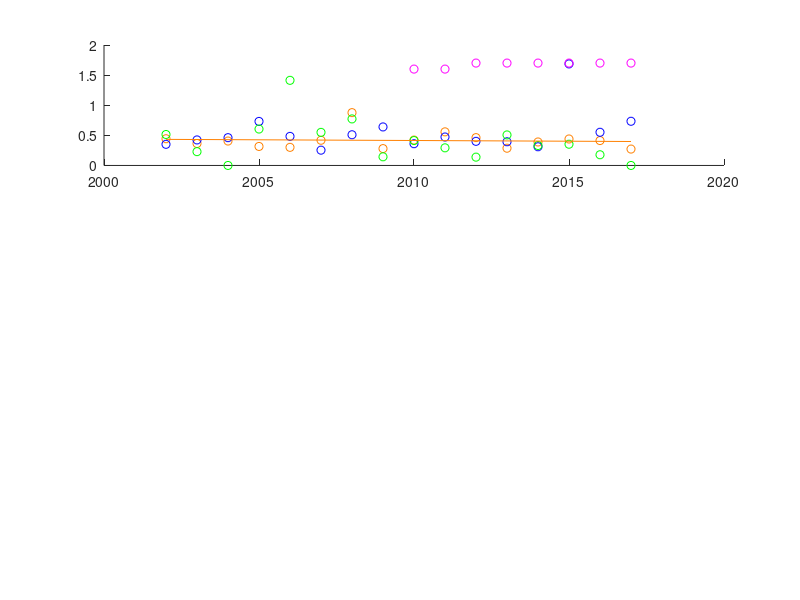

This chart was generated by the following MATLAB code: (Note: this script raises an error after producing the figure.)
% Author: J. Jake Nichol
% Email: jjaken@unm.edu
%
% Naming Key:
%   B - Bachelors
%   M - Masters
%   D - Doctorate (PhD)
%   NA - Nonresident Alien
%   AIAN - American Indian or Alaska Native
%   A - Asian
%   BAA - Black or African-American
%   NH - Native Hawaiian/Pacific Islander
%   W - White
%   MR - Multiracial, not Hispanic
%   O - Other/Not Listed

Year = 2002:2017;
YearString = {'2001-02','2002-03','2003-04','2004-05','2005-06','2006-07','2007-08',...
    '2008-09','2009-10','2010-11','2011-12','2012-13','2013-14','2014-15',...
    '2015-16','2016-17'};

BNATotal = [921;1218;1309;1082;794;496;423;377;584;524;619;698;884;1053;1493;2205];
BAIANTotal = [44;41;47;31;25;30;56;16;27;39;39;22;35;48;53;42];
BATotal = [2346;3053;2977;2279;1587;1115;998;878;1034;1115;1477;1545;2079;2734;3625;4564];
BBAATotal = [368;399;399;358;358;261;273;207;236;274;407;322;315;425;440;547];
BNHTotal = [0;0;0;0;0;0;54;38;20;22;18;22;21;42;26;45]; % No data before 2009 - combined with asian
BWTotal = [6261;6934;7027;6482;5805;5158;4483;4198;4650;5026;5793;5131;5687;6589;7202;8402];
BMRTotal = [0;0;0;0;0;0;108;24;65;104;130;141;168;248;409;511]; % Is "other/notlisted" before 2008
BHTotal = [390;456;500;479;421;412;414;355;373;409;575;499;672;835;1069;1322];
BOTotal = [506;362;642;189;118;191;0;0;0;0;0;0;0;0;0;0;];
BTotalREKnown = [10836;12463;12901;10900;9108;7663;6809;6093;6989;7513;9058;8380;9861;11974;14317;17638];
BGrandTotal = [16907;16633;17876;15137;12929;10284;9217;8100;9008;9286;11049;10776;12228;15256;18954;22343];
BAIANPercent = BAIANTotal./(BTotalREKnown-BNATotal)*100;
BAPercent = BATotal./(BTotalREKnown-BNATotal)*100;
BBAAPercent = BBAATotal./(BTotalREKnown-BNATotal)*100;
BNHPercent = BNHTotal./(BTotalREKnown-BNATotal)*100;
BWPercent = BWTotal./(BTotalREKnown-BNATotal)*100;
BMRPercent = BMRTotal./(BTotalREKnown-BNATotal)*100;
BHPercent = BHTotal./(BTotalREKnown-BNATotal)*100;
BOPercent = BOTotal./(BTotalREKnown-BNATotal)*100;

MNATotal = [3218;4096;3974;3790;2979;3470;3469;3858;3585;3332;4123;4245;4742;6076;7883;8813];
MAIANTotal = [9;13;17;27;16;8;14;15;9;12;10;9;7;48;14;23];
MATotal = [909;1072;1266;1094;942;918;665;550;646;753;484;556;500;958;731;921];
MBAATotal = [65;95;113;151;124;132;110;96;78;96;123;65;86;110;78;111];
MNHTotal = [0;0;0;0;0;0;14;24;14;19;9;4;1;3;8;3];
MWTotal = [1420;1678;1954;2112;2052;1851;1783;1561;1620;1533;1725;1521;1507;1534;1536;1842];
MMRTotal = [0;0;0;0;0;0;32;2;15;8;22;54;31;53;48;62];
MHTotal = [68;86;87;152;106;109;129;97;110;119;123;78;123;141;126;173];
MOTotal = [93;123;248;156;74;132;0;0;0;0;0;0;0;0;0;0;];
MTotalREKnown = [5782;7163;7659;7482;6293;6620;6216;6203;6077;5872;6619;6532;6997;8923;10424;11948];
MGrandTotal = [7031;8148;8735;8466;7117;7561;7383;6891;6851;6611;7462;7205;7488;9933;11239;13037];
MAIANPercent = MAIANTotal./(MTotalREKnown-MNATotal)*100;
MAPercent = MATotal./(MTotalREKnown-MNATotal)*100;
MBAAPercent = MBAATotal./(MTotalREKnown-MNATotal)*100;
MNHPercent = MNHTotal./(MTotalREKnown-MNATotal)*100;
MWPercent = MWTotal./(MTotalREKnown-MNATotal)*100;
MMRPercent = MMRTotal./(MTotalREKnown-MNATotal)*100;
MHPercent = MHTotal./(MTotalREKnown-MNATotal)*100;
MOPercent = MOTotal./(MTotalREKnown-MNATotal)*100;

DNATotal = [316;314;362;531;720;826;807;650;613;634;763;840;910;875;964;891];
DAIANTotal = [2;1;0;3;8;4;5;1;3;2;1;3;2;2;1;0];
DATotal = [81;105;100;112;165;207;178;181;169;171;168;136;123;92;116;130];
DBAATotal = [9;10;12;9;18;19;22;17;17;16;27;22;17;15;17;10];
DNHTotal = [0;0;0;0;0;0;0;9;7;4;5;3;3;6;5;1];
DWTotal = [275;281;290;330;351;430;419;462;503;465;496;406;441;416;407;371];
DMRTotal = [0;0;0;0;0;0;2;6;5;3;5;2;5;11;2;4];
DHTotal = [11;16;10;23;10;20;21;19;22;22;22;20;13;25;15;24];
DOTotal = [11;23;15;19;14;48;0;0;0;0;0;0;0;0;0;0;];
DTotalREKnown = [705;750;789;1027;1286;1554;1454;1345;1339;1317;1487;1432;1514;1442;1527;1431];
DGrandTotal = [766;811;923;1071;1312;1599;1597;1473;1481;1456;1606;1653;1651;1547;1659;1592];
DAIANPercent = DAIANTotal./(DTotalREKnown-DNATotal)*100;
DAPercent = DATotal./(DTotalREKnown-DNATotal)*100;
DBAAPercent = DBAATotal./(DTotalREKnown-DNATotal)*100;
DNHPercent = DNHTotal./(DTotalREKnown-DNATotal)*100;
DWPercent = DWTotal./(DTotalREKnown-DNATotal)*100;
DMRPercent = DMRTotal./(DTotalREKnown-DNATotal)*100;
DHPercent = DHTotal./(DTotalREKnown-DNATotal)*100;
DOPercent = DOTotal./(DTotalREKnown-DNATotal)*100;


f1 = figure(1);
% American Indian/Alaskan Native
subplot(3,1,1)
AIANYear = 2010:2017;
AIANPopulation = [1.6,1.6,1.7,1.7,1.7,1.7,1.7,1.7];
scatter(Year,BAIANPercent,'MarkerEdgeColor',[1 0.5 0])
hold on
scatter(Year,MAIANPercent,'b')
hold on
scatter(Year,DAIANPercent,'g')
hold on
scatter(AIANYear,AIANPopulation,'m')
hold on
BAIANFit = polyfit(Year,BAIANPercent',1);
p = polyval(BAIANFit,Year);
plot(Year,p,'Color',[1 0.5 0])
text(2017.5,p(end),'BS Rate = ' + string(round(BAIANFit(1),3)*10) + '%/10 years')
hold on
MAIANFit = polyfit(Year,MAIANPercent',1);
p = polyval(MAIANFit,Year);
plot(Year,p,'b')
text(2017.5,p(end),'MS Rate = ' + string(round(MAIANFit(1),3)*10) + '%/10 years')
hold on
DAIANFit = polyfit(Year,DAIANPercent',1);
p = polyval(DAIANFit,Year);
plot(Year,p,'g')
text(2017.5,p(end),'PhD Rate = ' + string(round(DAIANFit(1),3)*10) + '%/10 years')
hold on
AIANPopFit = polyfit(AIANYear,AIANPopulation,1);
plot(Year,polyval(AIANPopFit,Year),'m')
text(2014,1.5,'Pop Rate = ' + string(round(AIANPopFit(1),3)*10) + '%/10 years')
title('All Degrees Awarded to American Indians/Alaskan Natives')
xlabel('Year')
ylabel('%')
set(gca,'xtick',Year,'XtickLabel',YearString)
xtickangle(45)
% ylim([0 20])
% ylim([0 2.5])
legend('Bachelors','Masters','Doctoral','U.S. Population','Location','northeastoutside')
hold off

subplot(3,1,2)
%Hispanic
HCYear = 2010:2017;
HCPopulation = [16.4,16.7,16.9,17.1,17.3,17.6,17.8,18.1];
HPYear = 2006:2015;
HPPopulation = [14.8,15,15.4,15.7,16.4,16.7,16.9,17.1,17.3,17.6];
HYear = 2006:2017;
HPopulation = [14.8,15,15.4,15.7,16.4,16.7,16.9,17.1,17.3,17.6,17.8,18.1];
scatter(Year,BHPercent,'MarkerEdgeColor',[1 0.5 0])
hold on
scatter(Year,MHPercent,'b')
hold on
scatter(Year,DHPercent,'g')
hold on
scatter(HCYear,HCPopulation,'om')
hold on
scatter(HPYear,HPPopulation,'^m')
hold on
BHFit = polyfit(Year,BHPercent',1);
plot(Year,polyval(BHFit,Year),'Color',[1 0.5 0])
text(2017.5,9.5,'BS Rate = ' + string(round(BHFit(1),3)*10) + '%/10 years')
hold on
MHFit = polyfit(Year,MHPercent',1);
plot(Year,polyval(MHFit,Year),'b')
text(2017.5,6.5,'MS Rate = ' + string(round(MHFit(1),3)*10) + '%/10 years')
hold on
DHFit = polyfit(Year,DHPercent',1);
plot(Year,polyval(DHFit,Year),'g')
text(2017.5,1.5,'PhD Rate = ' + string(round(DHFit(1),3)*10) + '%/10 years')
hold on
HCPopFit = polyfit(HCYear,HCPopulation,1);
plot(Year,polyval(HCPopFit,Year),'m')
text(2013,16.5,'Census Pop Rate = ' + string(round(HCPopFit(1),3)*10) + '%/10 years')
hold on
HPPopFit = polyfit(HPYear,HPPopulation,1);
plot(Year,polyval(HPPopFit,Year),'--m')
text(2012,19,'Pew Research Pop Rate = ' + string(round(HPPopFit(1),3)*10) + '%/10 years')
title('All Degrees Awarded to Hispanics')
xlabel('Year')
ylabel('%')
set(gca,'xtick',Year,'XtickLabel',YearString)
xtickangle(45)
legend('Bachelors','Masters','Doctoral','U.S. Pop-Census','U.S. Pop-Pew','Location','northeastoutside')
hold off

subplot(3,1,3)
% Native Hawaiian and Pacific Islander
NHYear = 2010:2017;
NHPopulation = [0.4,0.4,0.4,0.4,0.4,0.4,0.4,0.4];
scatter(Year(7:16),BNHPercent(7:16),'MarkerEdgeColor',[1 0.5 0])
hold on
scatter(Year(7:16),MNHPercent(7:16),'b')
hold on
scatter(Year(7:16),DNHPercent(7:16),'g')
hold on
scatter(NHYear,NHPopulation,'m')
hold on
BNHFit = polyfit(Year(7:16),BNHPercent(7:16)',1);
plot(Year(7:16),polyval(BNHFit,Year(7:16)),'Color',[1 0.5 0])
text(2017.5,0.2,'BS Rate = ' + string(round(BNHFit(1),3)*10) + '%/10 years')
hold on
MNHFit = polyfit(Year(7:16),MNHPercent(7:16)',1);
plot(Year(7:16),polyval(MNHFit,Year(7:16)),'b')
text(2017.5,0.3,'MS Rate = ' + string(round(MNHFit(1),3)*10) + '%/10 years')
hold on
DNHFit = polyfit(Year(7:16),DNHPercent(7:16)',1);
plot(Year(7:16),polyval(DNHFit,Year(7:16)),'g')
text(2017.5,0.8,'PhD Rate = ' + string(round(DNHFit(1),3)*10) + '%/10 years')
hold on
NHPopFit = polyfit(NHYear,NHPopulation,1);
plot(Year,polyval(NHPopFit,Year),'m')
text(2017.5,0.4,'Pop Rate = ' + string(round(NHPopFit(1),3)*10) + '%/10 years')
title('All Degrees Awarded to Native Hawaiians and Pacific Islanders (No data before 2007)')
xlabel('Year')
ylabel('%')
set(gca,'xtick',Year,'XtickLabel',YearString)
xtickangle(45)
legend('Bachelors','Masters','Doctoral','U.S. Population','Location','northeastoutside')
hold off

f2 = figure(2);
subplot(3,1,1)
% Black/African-American
BAAYear = 2010:2017;
BAAPopulation = [13.6,13.7,13.7,13.8,13.9,13.9,14.0,14.1];
scatter(Year,BBAAPercent,'MarkerEdgeColor',[1 0.5 0])
hold on
scatter(Year,MBAAPercent,'b')
hold on
scatter(Year,DBAAPercent,'g')
hold on
scatter(BAAYear,BAAPopulation,'m')
hold on
BBAAFit = polyfit(Year,BBAAPercent',1);
plot(Year,polyval(BBAAFit,Year),'Color',[1 0.5 0])
text(2017.5,5,'BS Rate = ' + string(round(BBAAFit(1),3)*10) + '%/10 years')
hold on
MBAAFit = polyfit(Year,MBAAPercent',1);
plot(Year,polyval(MBAAFit,Year),'b')
text(2017.5,4,'MS Rate = ' + string(round(MBAAFit(1),3)*10) + '%/10 years')
hold on
DBAAFit = polyfit(Year,DBAAPercent',1);
plot(Year,polyval(DBAAFit,Year),'g')
text(2017.5,3,'PhD Rate = ' + string(round(DBAAFit(1),3)*10) + '%/10 years')
hold on
BAAPopFit = polyfit(BAAYear,BAAPopulation,1);
plot(Year,polyval(BAAPopFit,Year),'m')
text(2014,13,'Pop Rate = ' + string(round(BAAPopFit(1),3)*10) + '%/10 years')
title('All Degrees Awarded to Blacks/African-Americans')
xlabel('Year')
ylabel('%')
set(gca,'xtick',Year,'XtickLabel',YearString)
xtickangle(45)
legend('Bachelors','Masters','Doctoral','U.S. Population','Location','northeastoutside')
hold off

subplot(3,1,2)
% Asian
AYear = 2010:2017;
APopulation = [5.6,5.7,5.8,6.0,6.2,6.4,6.5,6.6];
scatter(Year,BAPercent,'MarkerEdgeColor',[1 0.5 0])
hold on
scatter(Year,MAPercent,'b')
hold on
scatter(Year,DAPercent,'g')
hold on
scatter(AYear,APopulation,'m')
hold on
BAFit = polyfit(Year,BAPercent',1);
plot(Year,polyval(BAFit,Year),'Color',[1 0.5 0])
text(2017.5,23,'BS Rate = ' + string(round(BAFit(1),3)*10) + '%/10 years')
hold on
MAFit = polyfit(Year,MAPercent',1);
plot(Year,polyval(MAFit,Year),'b')
text(2017.5,25,'MS Rate = ' + string(round(MAFit(1),3)*10) + '%/10 years')
hold on
DAFit = polyfit(Year,DAPercent',1);
plot(Year,polyval(DAFit,Year),'g')
text(2017.5,20,'PhD Rate = ' + string(round(DAFit(1),3)*10) + '%/10 years')
hold on
APopFit = polyfit(AYear,APopulation,1);
plot(Year,polyval(APopFit,Year),'m')
text(2017.5,5,'Pop Rate = ' + string(round(APopFit(1),3)*10) + '%/10 years')
title('All Degrees Awarded to Asians')
xlabel('Year')
ylabel('%')
set(gca,'xtick',Year,'XtickLabel',YearString)
xtickangle(45)
legend('Bachelors','Masters','Doctoral','U.S. Population','Location','northeastoutside')
hold off

subplot(3,1,3)
% White
WYear = 2010:2017;
WPopulation = [76.4,76.4,76.3,76.2,75.9,75.8,75.4,75.1];
scatter(Year,BWPercent,'MarkerEdgeColor',[1 0.5 0])
hold on
scatter(Year,MWPercent,'b')
hold on
scatter(Year,DWPercent,'g')
hold on
scatter(WYear,WPopulation,'m')
hold on
BWFit = polyfit(Year,BWPercent',1);
plot(Year,polyval(BWFit,Year),'Color',[1 0.5 0])
text(2017.5,63,'BS Rate = ' + string(round(BWFit(1),3)*10) + '%/10 years')
hold on
MWFit = polyfit(Year,MWPercent',1);
plot(Year,polyval(MWFit,Year),'b')
text(2017.5,65,'MS Rate = ' + string(round(MWFit(1),3)*10) + '%/10 years')
hold on
DWFit = polyfit(Year,DWPercent',1);
plot(Year,polyval(DWFit,Year),'g')
text(2017.5,72,'PhD Rate = ' + string(round(DWFit(1),3)*10) + '%/10 years')
hold on
WPopFit = polyfit(WYear,WPopulation,1);
plot(Year,polyval(WPopFit,Year),'m')
text(2014,78,'Pop Rate = ' + string(round(WPopFit(1),3)*10) + '%/10 years')
title('All Degrees Awarded to Whites')
xlabel('Year')
ylabel('%')
set(gca,'xtick',Year,'XtickLabel',YearString)
xtickangle(45)
legend('Bachelors','Masters','Doctoral','U.S. Population','Location','northeastoutside')
hold off

f3 = figure(3);
plot(AIANYear, AIANPopulation, '-o')
hold on
plot(HYear, HPopulation, '-o')
hold on
plot(BAAYear, BAAPopulation, '-o')
hold on
plot(AYear, APopulation, '-o')
hold on
plot(WYear, WPopulation, '-o')
title('Ethnicity Populations in the US')
xlabel('Year')
ylabel('%')
set(gca,'xtick',Year,'XtickLabel',YearString)
xtickangle(45)
legend('American Indian/Alaskan Native','Hispanic','Black/African American', 'Asian', 'White','Location','northeastoutside')